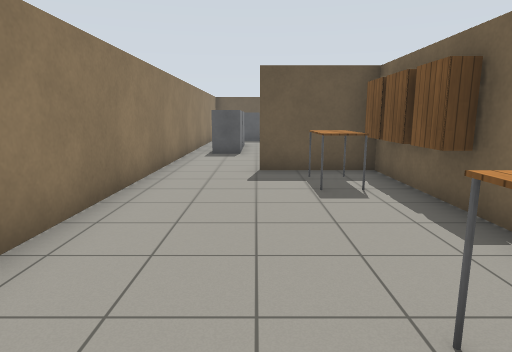
view 1 (above)

12 first-person views from a walk through a robot-simulator world made for Gazebo. The camera is 1.3 m above the floor, tilts 10° down and sees 75° across. The floor is counted in squares, 1 m on a side. Each view is taken from the middle of a square. On the plan, view 1 faces up. The plan holds only what a view shows up to about 14 squares ahead; the rest is blank. Simple patterns stand in for the simulator's built-in surfaces.

view 2
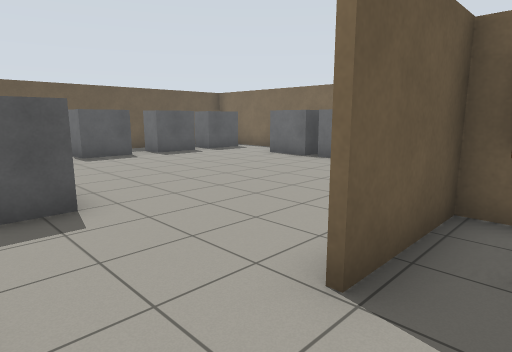

view 3
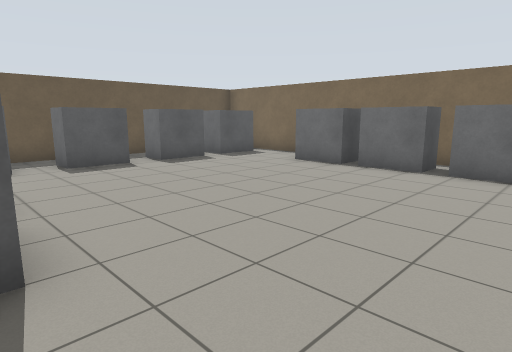

view 4
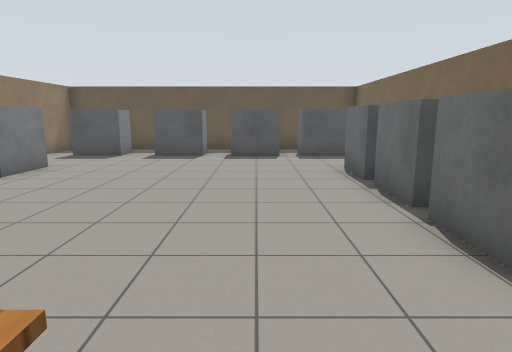

view 5
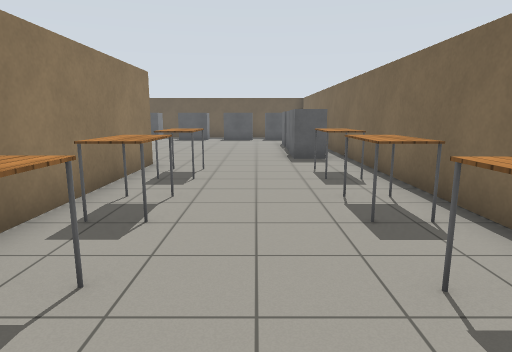

view 6
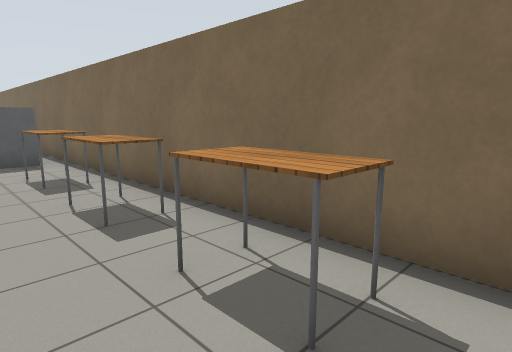

view 7
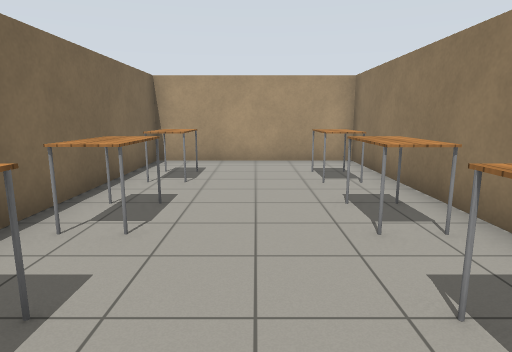

view 8
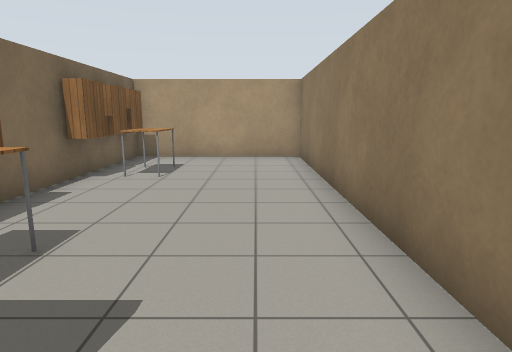

view 9
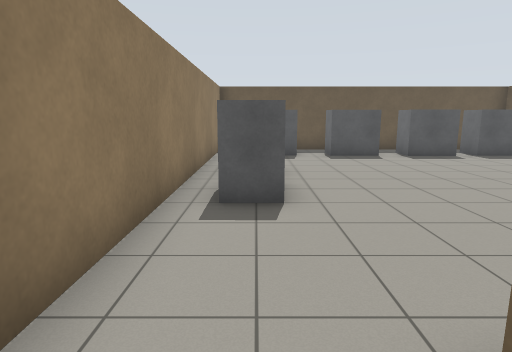

view 10
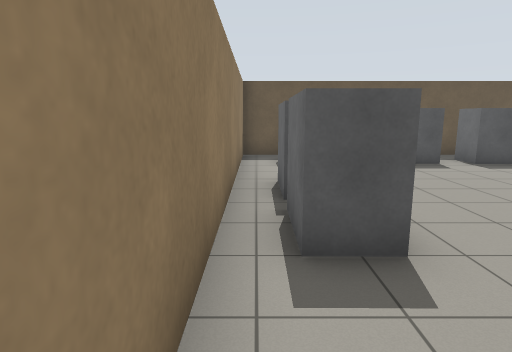

view 11
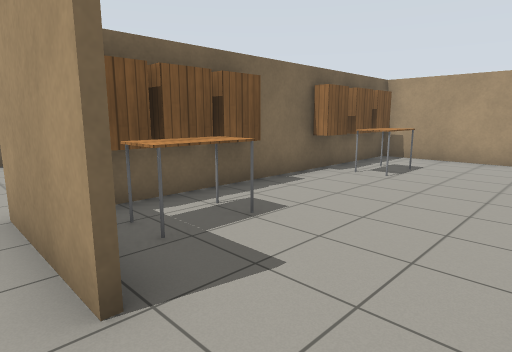

view 12
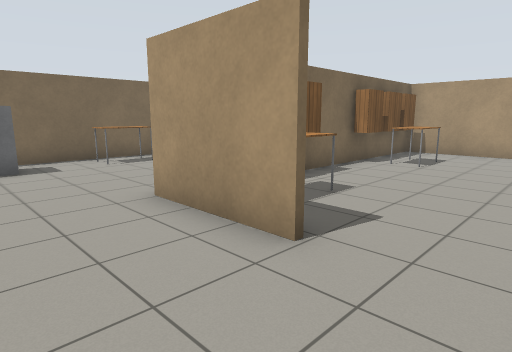

### Floor plan
Points are (right, up) in squares from view 1. A wall is a line through its corners. A room is listed if a view was taken in it or the views show most of it. See-through windows are left out.
Room 1 (views 1, 2, 3, 4, 5, 6, 7, 8, 9, 10, 11, 12)
walls: (2.9, 7.4) (2.9, 8.2) (0, 8.2); (0, 8.3) (3.1, 8.3) (3.1, 7.4); (3.1, 4.5) (3.1, 0.5); (2.9, 0.5) (2.9, 4.6); (-2.4, 20.6) (-2.4, -2.1) (9, -2.1) (9, 20.6) (-2.4, 20.6)
objects: grey box (-1, 12) to (-1, 13); grey box (-1, 14) to (-1, 16); grey box (-1, 19) to (0, 19); table (1, 1) to (2, 1); table (1, 6) to (1, 7); bookshelf (2, 2) to (3, 2); bookshelf (2, 6) to (3, 6); bookshelf (2, 7) to (3, 7); grey box (2, 19) to (3, 19); bookshelf (3, -1); bookshelf (3, 0); bookshelf (3, 5); table (4, 0) to (4, 1); table (4, 3) to (4, 4); table (4, 6) to (4, 7); grey box (4, 19) to (6, 19); grey box (7, 10) to (8, 11); grey box (7, 19) to (8, 19); table (8, 0) to (8, 1); table (8, 3) to (8, 4); table (8, 6) to (8, 7); grey box (8, 12) to (8, 13); grey box (8, 14) to (8, 15)

Where each view was taken, in squares from view 1:
view 1: 0 up, 0 right, facing up
view 2: 7 up, 2 left, facing up-right
view 3: 9 up, 1 left, facing up-right
view 4: 7 up, 5 right, facing up
view 5: 1 down, 6 right, facing up
view 6: 1 down, 6 right, facing up-right
view 7: 8 up, 6 right, facing down
view 8: 9 up, 1 left, facing down
view 9: 7 up, 1 left, facing up
view 10: 9 up, 2 left, facing up
view 11: 9 up, 2 left, facing down-right
view 12: 11 up, 2 left, facing down-right
